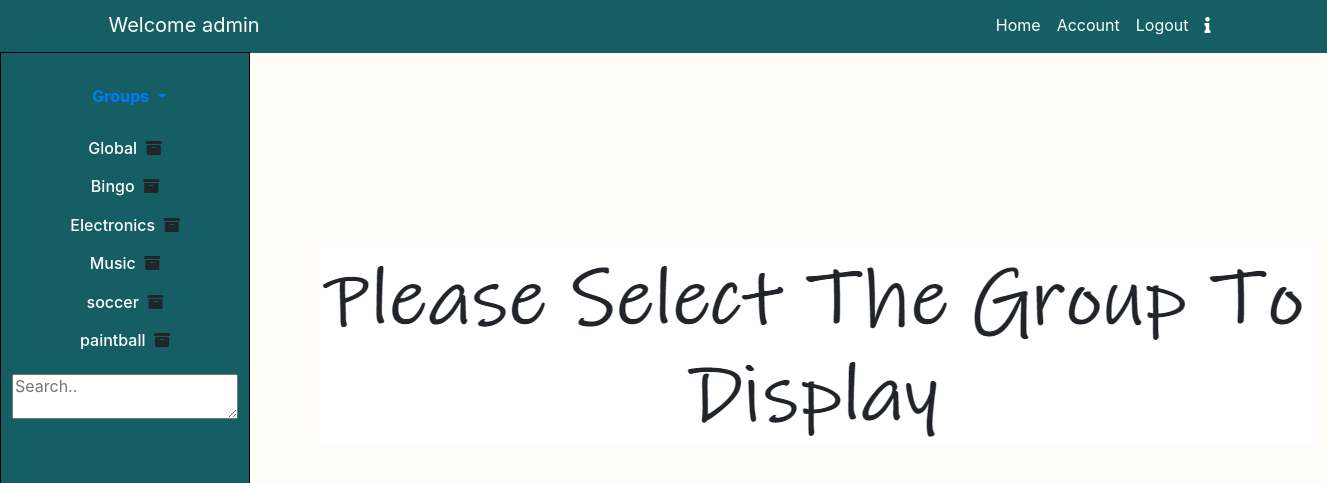
The app's page /home.php (signed in) with its own data.
### tables this page shows
CREATE TABLE `users` (
  `user_id` int(30) NOT NULL,
  `user_name` varchar(30) NOT NULL,
  `email_id` varchar(30) NOT NULL,
  `password` varchar(30) NOT NULL,
  `user_image` text NOT NULL,
  `posts` text,
  `comments` text NOT NULL
);

CREATE TABLE `groups` (
  `group_id` int(11) NOT NULL,
  `group_name` text NOT NULL,
  `owner_id` int(11) NOT NULL,
  `privacy` text NOT NULL
);

### func.php (called while the page is built, shortened)
<?php
function archive($group_id)
{
  global $dbc;
  $sql = "SELECT * FROM archive_info WHERE group_id=$group_id AND archive_action='archive'";
  $result = mysqli_query($dbc,$sql);
   if (mysqli_num_rows($result) > 0) {
    return true;
  }
  else{
    return false;
  }
}
?>

### home.php (the view, shortened to what this page needs)
<!DOCTYPE html>
<html>
<head>
<link rel ="stylesheet" a href="css\home.css">
<link rel="stylesheet" href="https://use.fontawesome.com/releases/v5.0.13/css/all.css"
>
<link rel="stylesheet" href="https://stackpath.bootstrapcdn.com/bootstrap/4.1.1/css/bootstrap.min.css"
>
<link rel="stylesheet" href="https://cdnjs.cloudflare.com/ajax/libs/font-awesome/4.7.0/css/font-awesome.min.css" />
</head>
<body style="background-color: #fffdf6;">
<div class="vl">
<?php
include ("./func.php");
?>
    <nav class="navbar navbar-expand-sm navbar-fixed-top navbar-light mb-3" style="background-color:#155e63; position: fixed;">
        <div class="container">
            <a class="navbar-brand" href=<?php echo"allprofile.php?id=".$_SESSION['user_id'] ?> style="color:white;">Welcome <?php
            require_once("./mysqli_connect.php");
            $mail_id=$_SESSION['email_id'];
            $u_nameq = "SELECT user_name FROM `users` where email_id='$mail_id'";
            $un_result= mysqli_query($dbc,$u_nameq);
            $rowu= mysqli_fetch_array($un_result);
              $user_name= $rowu['user_name'];
              echo $user_name;
          ?></a>
            <ul class="navbar-nav" >
                <li class="nav-item">
                    <a class="nav-link" href="home.php" style="color:white;">Home</a>
                </li>
                <li class="nav-item">
                  <a class="nav-link" href="userprofile.php" style="color:white;">Account</a>
                </li>
                <li class="nav-item" >
                    <a class="nav-link" href="logout.php" style="color:white;">
                    Logout</a>
                </li>
                <li class="nav-item" >
                    <a class="nav-link" href="help.html" style="color:white;">
                    <i class="fas fa-info"></i></a>
                </li>
            </ul>
         </div>
    </nav>
 <div id="content">
   <div id="usertimeline">
    <div id="groupdetails">
       <br>
 <div class="dropdown show" >
      <a class="btn dropdown-toggle " style='margin-left:8px;' href="#" role="button" id="dropdownMenuLink" data-toggle="dropdown" aria-haspopup="true" aria-expanded="false" <i class="fas fa-plus"></i><b>Groups</b> </a>
 </div>
<br>
   <H6>
       <?php
        global $dbc;
        $mail_id=$_SESSION['email_id'];
        $u_id = "SELECT user_id FROM `users` where email_id='$mail_id'";
        $un_result= mysqli_query($dbc,$u_id);
        $rowu= mysqli_fetch_array($un_result);
        $user_id= $rowu['user_id'];
        $g_name = "SELECT groups.group_name,groups.group_id FROM `groups` INNER JOIN `user_groups` where user_groups.user_id='$user_id' AND groups.group_id=user_groups.group_id";
        $gn_result= mysqli_query($dbc,$g_name);
       while( $rowg= mysqli_fetch_array($gn_result)){
           $group_name=$rowg['group_name'];
           $group_id = $rowg['group_id'];
        echo " <a style='color:white;' href='home.php?id=$group_id' id=".$group_id." class='group_details'> $group_name </a>";
        if($user_id == '20')
        {
              if (archive($group_id) == true){
                echo "<i class='fas fa-unlock arch' data-id=". $group_id . " ></i>";
              }
              else{
                echo "<i class='fas fa-archive arch' data-id=". $group_id . "></i>";
              }
        }
        echo "<br><br>";
       }
       ?>
      <textarea class ="search"  id = "search" placeholder="Search.."name="search" rows="2"></textarea>
  </H6>
    </div>
   </div>
 </div>
 <div class="clearfix" id='darea'>
    <?php
   echo "<div id = 'displayposts'>";
    echo" <div id='index'>
        <img src='./bgd.PNG'></img>
      </div>";
echo "</div>";
?>
 </div>
    </div>
</body>
</html>

### css/home.css (style rules this page uses)
.vl { margin-top:2px; }
.navbar { margin-top: 10px; width:100%; }
#content { width: 290px; margin-left:10px; margin-top: -15px; }
#usertimeline { background:#155e63; width:250px; float:left; height:100%; border:1px solid black; position: fixed; margin-top: 65px; margin-left:-10px; }
#groupdetails { text-align:center; }
#darea { float: left; margin-top: 4px; margin-left:300px; }
#index { font-size: 24px; margin-left: 20px; margin-top: 250px; }
.search { margin-top: 5px; size:20; }

### records on screen
users: user_name "admin"
groups: group_name "Global"
groups: group_name "Bingo"
groups: group_name "Electronics"
groups: group_name "Music"
groups: group_name "soccer"
groups: group_name "paintball"
